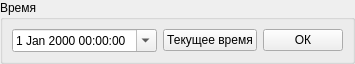
<?xml version="1.0" encoding="UTF-8"?>
<ui version="4.0">
 <class>USKTimePacket</class>
 <widget class="QWidget" name="USKTimePacket">
  <property name="geometry">
   <rect>
    <x>0</x>
    <y>0</y>
    <width>331</width>
    <height>58</height>
   </rect>
  </property>
  <property name="windowTitle">
   <string>Form</string>
  </property>
  <layout class="QVBoxLayout" name="verticalLayout">
   <property name="margin">
    <number>0</number>
   </property>
   <item>
    <widget class="QGroupBox" name="groupBox">
     <property name="title">
      <string>Время</string>
     </property>
     <layout class="QVBoxLayout" name="verticalLayout_2">
      <item>
       <layout class="QHBoxLayout" name="horizontalLayout">
        <item>
         <widget class="QDateTimeEdit" name="dateTimeEdit">
          <property name="calendarPopup">
           <bool>true</bool>
          </property>
         </widget>
        </item>
        <item>
         <spacer name="horizontalSpacer">
          <property name="orientation">
           <enum>Qt::Horizontal</enum>
          </property>
          <property name="sizeHint" stdset="0">
           <size>
            <width>40</width>
            <height>20</height>
           </size>
          </property>
         </spacer>
        </item>
        <item>
         <widget class="QPushButton" name="pushButtonCurrentTime">
          <property name="text">
           <string>Текущее время</string>
          </property>
         </widget>
        </item>
        <item>
         <widget class="QPushButton" name="pushButtonOK">
          <property name="text">
           <string>ОК</string>
          </property>
         </widget>
        </item>
       </layout>
      </item>
     </layout>
    </widget>
   </item>
  </layout>
 </widget>
 <resources/>
 <connections/>
</ui>
